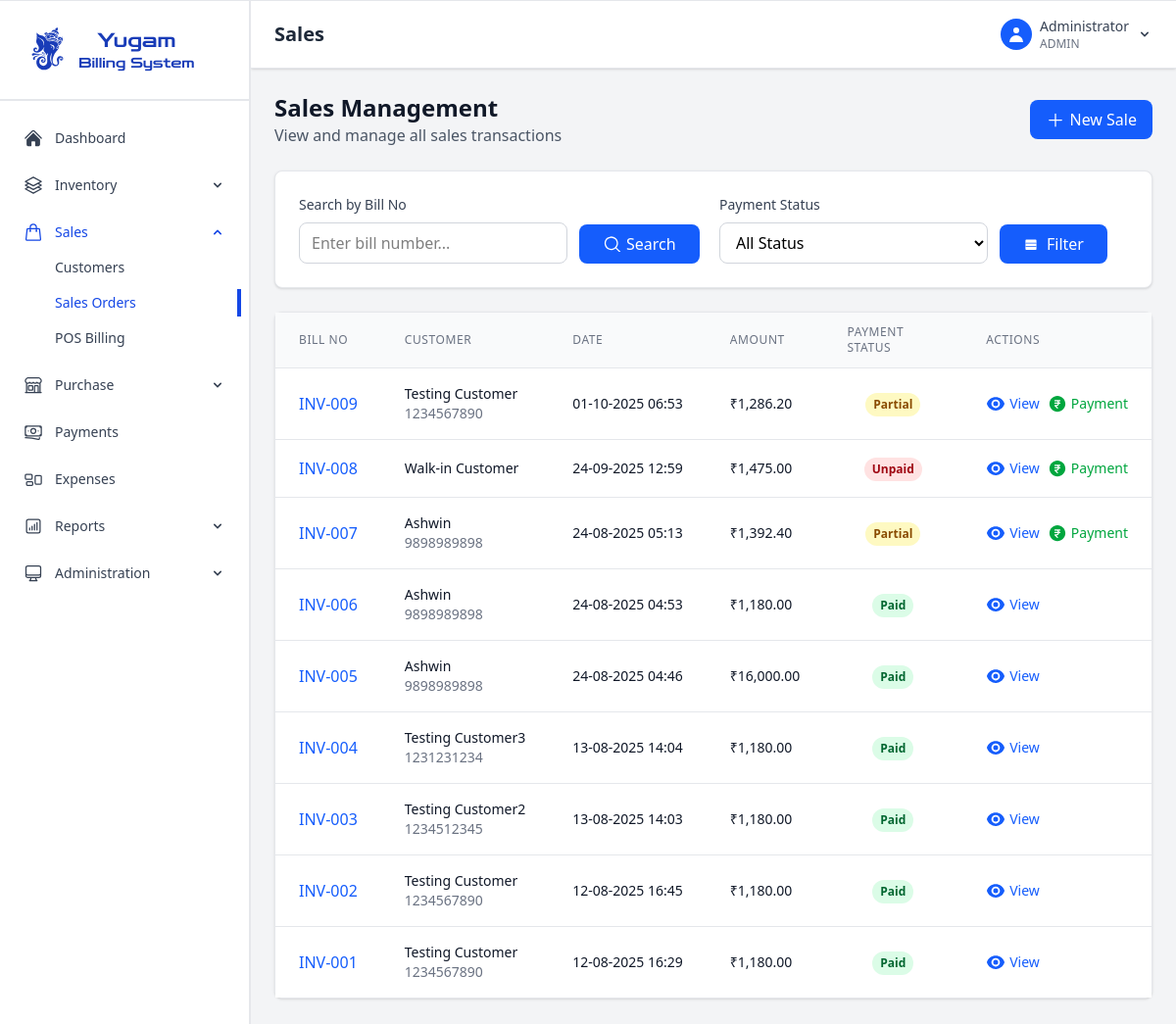
Before: /sales (signed in) with the older database file.
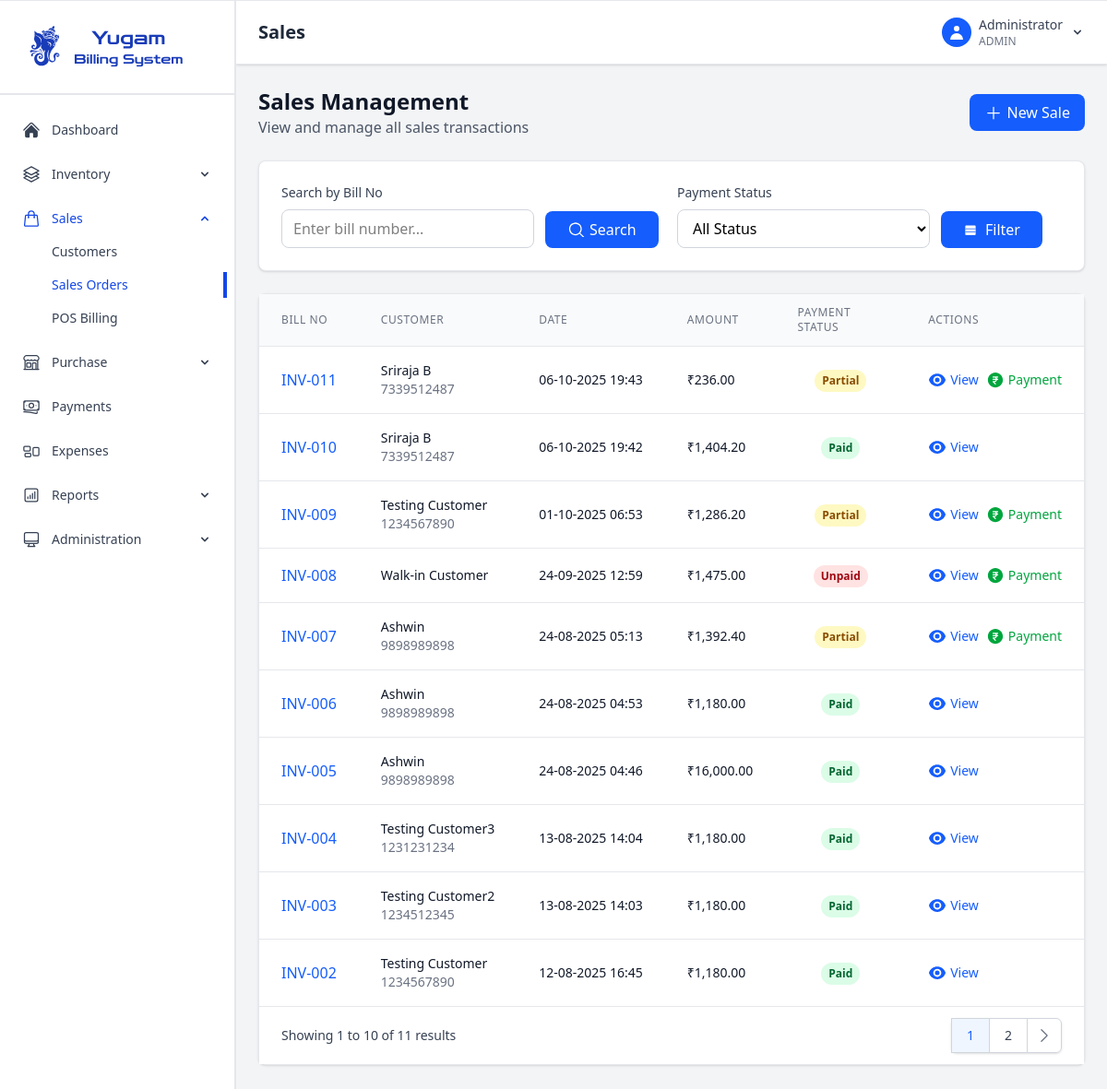
After: the same page with the newer database file.
### app.py (models this page shows)
class Invoice(db.Model):
    id = db.Column(db.Integer, primary_key=True)
    bill_no = db.Column(db.String(20), unique=True, nullable=False)
    customer_id = db.Column(db.Integer, db.ForeignKey('customer.id'))
    total_amount = db.Column(db.Float, nullable=False)
    discount = db.Column(db.Float, default=0)
    cgst = db.Column(db.Float, default=0)
    sgst = db.Column(db.Float, default=0)
    igst = db.Column(db.Float, default=0)
    final_amount = db.Column(db.Float, nullable=False)
    payment_status = db.Column(db.String(20), default='unpaid')  # paid, partial, unpaid
    created_at = db.Column(db.DateTime, default=datetime.utcnow)
    customer = db.relationship('Customer', backref='invoices')

class Customer(db.Model):
    id = db.Column(db.Integer, primary_key=True)
    name = db.Column(db.String(100), nullable=False)
    mobile_number = db.Column(db.String(15), unique=True, nullable=False)
    email = db.Column(db.String(100))
    address = db.Column(db.Text)
    created_at = db.Column(db.DateTime, default=datetime.utcnow)

### app.py (the view)
@app.route('/sales')
@login_required
def sales():
    page = request.args.get('page', 1, type=int)
    search = request.args.get('search', '', type=str)
    status = request.args.get('status', '', type=str)
    query = Invoice.query.order_by(Invoice.created_at.desc())
    if search:
        query = query.filter(Invoice.bill_no.contains(search))
    if status:
        query = query.filter(Invoice.payment_status==status)
    sales = query.paginate(page=page, per_page=10, error_out=False)
    return render_template('sales.html', sales=sales, search=search,status=status)

### app.py (called while the page is built)
@login_manager.user_loader
def load_user(user_id):
    return User.query.get(int(user_id))

@app.context_processor
def inject_datetime():
    return {'datetime': datetime}

### templates/sales.html (shortened to what the changed rows need)
{% extends "base.html" %}
{% block page_title %}Sales{% endblock %}
{% block content %}
<div>
    <div class="mb-6">
        <div class="flex justify-between items-center">
            <div>
                <h1 class="text-2xl font-bold text-gray-900">Sales Management</h1>
            </div>
        </div>
    </div>
    <div class="bg-white rounded-lg shadow-sm border border-gray-200">
        <div class="overflow-x-auto">
            <table class="min-w-full divide-y divide-gray-200">
                <thead class="bg-gray-50">
                    <tr>
                        <th class="px-6 py-3 text-left text-xs font-medium text-gray-500 uppercase tracking-wider">Bill No</th>
                        <th class="px-6 py-3 text-left text-xs font-medium text-gray-500 uppercase tracking-wider">Customer</th>
                        <th class="px-6 py-3 text-left text-xs font-medium text-gray-500 uppercase tracking-wider">Date</th>
                        <th class="px-6 py-3 text-left text-xs font-medium text-gray-500 uppercase tracking-wider">Amount</th>
                        <th class="px-6 py-3 text-left text-xs font-medium text-gray-500 uppercase tracking-wider">Payment Status</th>
                        <th class="px-6 py-3 text-left text-xs font-medium text-gray-500 uppercase tracking-wider">Actions</th>
                    </tr>
                </thead>
                <tbody class="bg-white divide-y divide-gray-200">
                    {% for sale in sales.items %}
                    <tr class="hover:bg-gray-50">
                        <td class="px-6 py-4 whitespace-nowrap">
                            <button onclick="viewSaleDetails({{ sale.id }})"
                                    class="text-blue-600 hover:text-blue-800 font-medium">
                                {{ sale.bill_no }}
                            </button>
                        </td>
                        <td class="px-6 py-4 whitespace-nowrap">
                            <div class="text-sm font-medium text-gray-900">
                                {{ sale.customer.name if sale.customer else 'Walk-in Customer' }}
                            </div>
                            {% if sale.customer %}
                            <div class="text-sm text-gray-500">{{ sale.customer.mobile_number }}</div>
                            {% endif %}
                        </td>
                        <td class="px-6 py-4 whitespace-nowrap text-sm text-gray-900">
                            {{ sale.created_at.strftime('%d-%m-%Y %H:%M') }}
                        </td>
                        <td class="px-6 py-4 whitespace-nowrap text-sm font-medium text-gray-900">
                            ₹{{ "{:,.2f}".format(sale.final_amount) }}
                        </td>
                        <td class="px-6 py-4 whitespace-nowrap text-center">
                            {% if sale.payment_status == 'paid' %}
                                <span class="inline-flex px-2 py-1 text-xs font-semibold rounded-full bg-green-100 text-green-800">
                                    Paid
                                </span>
                            {% elif sale.payment_status == 'partial' %}
                                <span class="inline-flex px-2 py-1 text-xs font-semibold rounded-full bg-yellow-100 text-yellow-800">
                                    Partial
                                </span>
                            {% else %}
                                <span class="inline-flex px-2 py-1 text-xs font-semibold rounded-full bg-red-100 text-red-800">
                                    Unpaid
                                </span>
                            {% endif %}
                        </td>
                        <td class="px-6 py-4 whitespace-nowrap text-sm font-medium">
                            <div class="flex space-x-2">
                                <button onclick="viewSaleDetails({{ sale.id }})"
                                        class="text-blue-600 hover:text-blue-900 flex cursor-pointer">
                                           View
                                </button>
                                {% if sale.payment_status != 'paid' %}
                                <button onclick="addPayment({{ sale.id }})"
                                        class="text-green-600 hover:text-green-900 flex cursor-pointer">
                                        Payment
                                </button>
                                {% endif %}
                            </div>
                        </td>
                    </tr>
                    {% endfor %}
                </tbody>
            </table>
        </div>
        {% if sales.pages > 1 %}
        <div class="bg-white px-4 py-3 flex items-center justify-between border-t border-gray-200 sm:px-6">
            <div class="hidden sm:flex-1 sm:flex sm:items-center sm:justify-between">
                <div>
                    <p class="text-sm text-gray-700">
                        Showing {{ (sales.page - 1) * sales.per_page + 1 }} to
                        {{ sales.page * sales.per_page if sales.page * sales.per_page < sales.total else sales.total }}
                        of {{ sales.total }} results
                    </p>
                </div>
                <div>
                    <nav class="relative z-0 inline-flex rounded-md shadow-sm -space-x-px">
                        {% for page_num in sales.iter_pages() %}
                            {% if page_num %}
                                {% if page_num != sales.page %}
                                <a href="{{ url_for('sales', page=page_num, search=search) }}"
                                   class="relative inline-flex items-center px-4 py-2 border border-gray-300 bg-white text-sm font-medium text-gray-700 hover:bg-gray-50">
                                    {{ page_num }}
                                </a>
                                {% else %}
                                <span class="relative inline-flex items-center px-4 py-2 border border-gray-300 bg-blue-50 text-sm font-medium text-blue-600">
                                    {{ page_num }}
                                </span>
                                {% endif %}
                            {% else %}
                            <span class="relative inline-flex items-center px-4 py-2 border border-gray-300 bg-white text-sm font-medium text-gray-700">
                                ...
                            </span>
                            {% endif %}
                        {% endfor %}
                        {% if sales.has_next %}
                        <a href="{{ url_for('sales', page=sales.next_num, search=search) }}"
                           class="relative inline-flex items-center px-2 py-2 rounded-r-md border border-gray-300 bg-white text-sm font-medium text-gray-500 hover:bg-gray-50">
                           <svg xmlns="http://www.w3.org/2000/svg" viewBox="0 0 24 24" fill="currentColor" class="size-5">
                            <path fill-rule="evenodd" d="M16.28 11.47a.75.75 0 0 1 0 1.06l-7.5 7.5a.75.75 0 0 1-1.06-1.06L14.69 12 7.72 5.03a.75.75 0 0 1 1.06-1.06l7.5 7.5Z" clip-rule="evenodd" />
                          </svg>
                        </a>
                        {% endif %}
                    </nav>
                </div>
            </div>
        </div>
        {% endif %}
    </div>
</div>
{% endblock %}

Changed rows visible on the page:
no longer on this page (row unchanged): Invoice: bill_no "INV-001", customer "Testing Customer", customer.mobile_number "1234567890", created_at "12-08-2025 16:29", final_amount "1,180.00", payment_status "Paid"
added Invoice: bill_no "INV-011", customer "Sriraja B", customer.mobile_number "7339512487", created_at "06-10-2025 19:43", final_amount "236.00", payment_status "Partial"
added Invoice: bill_no "INV-010", customer "Sriraja B", customer.mobile_number "7339512487", created_at "06-10-2025 19:42", final_amount "1,404.20", payment_status "Paid"
Other visible differences:
{{ (sales.page - 1) * sales.per_page + 1 }}: (not shown) → "1"
{{ sales.total }}: (not shown) → "11"
text now shown: "Showing to 10 of results"
new list line: "1"
new list line: "2"
